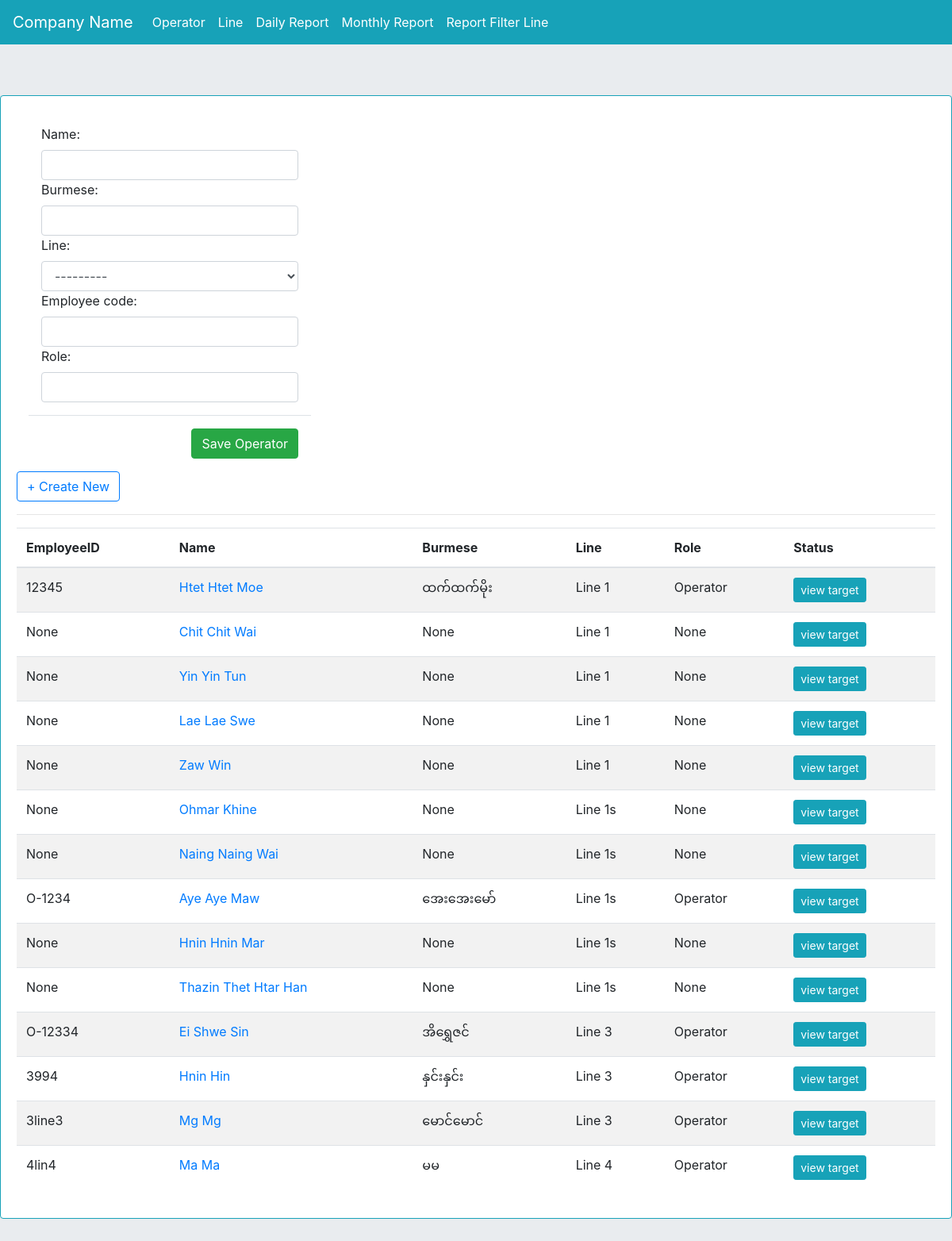
/operatorlist/, run on an earlier commit of the app's database.
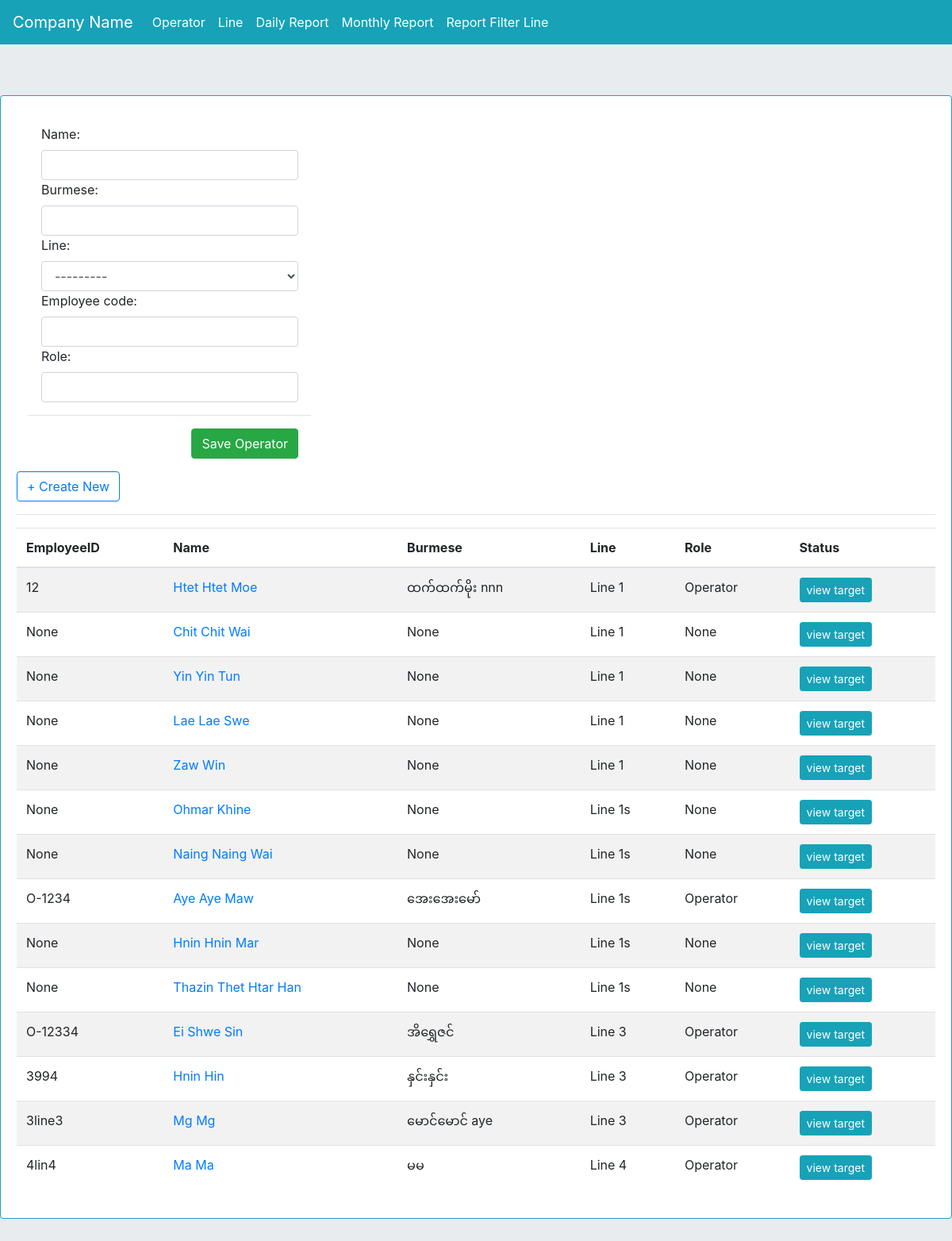
And on a later commit of the database.
### myapp/models.py (models this page shows, shortened)
class operator(models.Model):
    name = models.CharField(max_length=255)
    line = models.ForeignKey(line, on_delete=models.CASCADE)
    employee_code = models.CharField(max_length=255, blank=True, null=True)
    burmese = models.CharField(max_length=255, blank=True, null=True)
    role = models.CharField(max_length=255, blank=True, null=True)
    daily_target = models.PositiveIntegerField(default=0)
    status = models.BooleanField(default=False)

class line(models.Model):
    line_name = models.CharField(max_length=255)
    target = models.PositiveIntegerField(default=0)
    def __str__(self):
        return self.line_name

### myapp/views.py (the view)
# urls.py: path('operatorlist/', views.operatorlist, name='operatorlist'),
def operatorlist(request):
    op = operator.objects.all()
    form = OptForm()
    context = {'op':op, 'form':form}
    return render(request, 'operatorlist.html', context)

### myapp/forms.py
class OptForm(forms.ModelForm):
    class Meta:
        model = operator
        fields = ['name', 'burmese', 'line', 'employee_code','role']
        widgets = {
            'name': forms.TextInput(attrs={'class': 'form-control'}),
            'burmese': forms.TextInput(attrs={'class': 'form-control'}),
            'line': forms.Select(attrs={'class': 'form-control'}),
            'employee_code': forms.TextInput(attrs={'class': 'form-control'}),
            'role': forms.TextInput(attrs={'class': 'form-control'}),
        }

### templates/operatorlist.html (shortened to what this page needs)
{% extends 'base.html' %}
{% block content %}
<div class="card border-info mb-3">
  <div class="card-body">
    <div class="col-md-4">
       <form action="{% url 'myapp:save_operator' %}" method="post"> {% csrf_token %}
      <div class="modal-body">
        {{form}}
      </div>
      <div class="modal-footer">
        <button type="submit" class="btn btn-success invModal">Save Operator</button>
      </div>
        </form>
    </div>
<button type="button" class="btn btn-outline-primary" data-toggle="modal" data-target="#createNewInv">
  + Create New
</button>
<hr>
<table class="table table-striped" id="operatorlist">
  <thead>
    <tr>
      <th scope="col">EmployeeID</th>
      <th scope="col">Name</th>
      <th scope="col">Burmese</th>
      <th scope="col">Line</th>
      <th scope="col">Role</th>
      <th scope="col">Status</th>
    </tr>
  </thead>
  <tbody>
  	{% for i in op %}
    <tr>
      <td>{{i.employee_code}}</td>
      <td>
        <a href="{% url 'myapp:operatorupdate' i.id %}">{{i.name}}</a>
    </td>
      <td>{{i.burmese}}</td>
      <td>{{i.line}}</td>
      <td>{{i.role}}</td>
      <td>
      	<a href="{% url 'myapp:daily_rep_filter_operator' i.id %}" class="btn btn-sm btn-info">view target</a>
      </td>
    </tr>
    {% endfor %}
  </tbody>
</table>
  </div>
</div>
{% endblock content %}

What changed in the data, as far as the page shows it:
changed operator "Htet Htet Moe": employee_code "12345" → "12"; burmese "ထက်ထက်မိုး" → "ထက်ထက်မိုး nnn"
changed operator "3line3": burmese "မောင်မောင်" → "မောင်မောင် aye"
